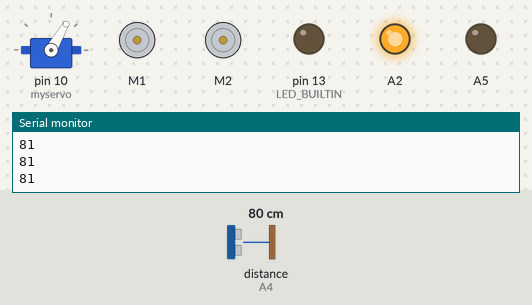
Simulated run of this sketch. Board: Arduino Uno, built with avr-gcc and run on an emulated ATmega328P. Parts: servo, 2 × DC motor (green arrow = forward, orange = backward, longer = faster), output pins drawn as LEDs (lit = HIGH), the last lines printed to the serial monitor. Inputs (shaded band) come from the test bench; at power-on: distance to the obstacle (sensor on A4) 80 cm. The echo pulse lasts 58.3 µs per cm.

Above: at 1.2 s.
1.3 s: distance to the obstacle (sensor on A4) set to 74 cm
2.8 s: distance to the obstacle (sensor on A4) set to 66 cm
At 4.0 s:
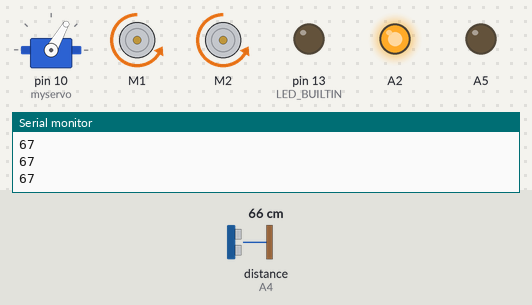
4.3 s: distance to the obstacle (sensor on A4) set to 11 cm
5.8 s: distance to the obstacle (sensor on A4) set to 8 cm
At 6.0 s:
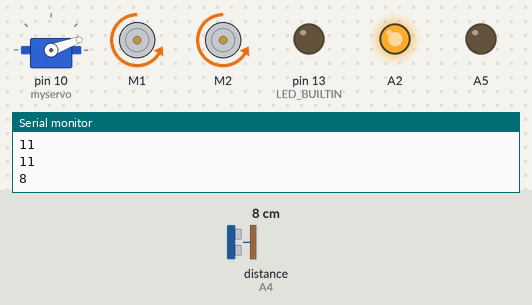
8.8 s: distance to the obstacle (sensor on A4) set to 18 cm
At 9.2 s:
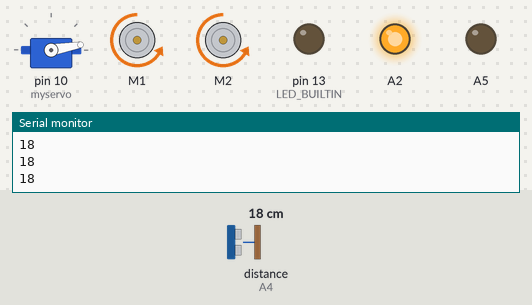
10.3 s: distance to the obstacle (sensor on A4) set to 250 cm
At 10.8 s:
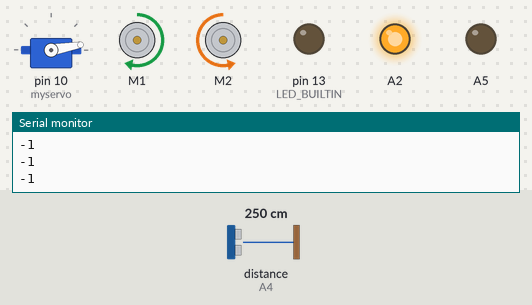
Timing chart, 0 to 13.8 s (numbered marks = the images above; inputs shaded):
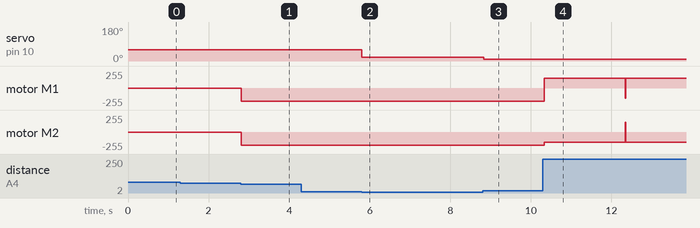

The sketch:

SumoRobotSketch.ino
```cpp
#include <AFMotor.h>
#include <NewPing.h> // Библиотека для работы с ультразвуковым датчиком
#include <Servo.h>
Servo myservo;

#define TRIG_PIN A3       // Пин TRIG ультразвукового датчика
#define ECHO_PIN A4       // Пин ECHO ультразвукового датчика
#define MAX_DISTANCE 200  // Максимальная дистанция, которую измеряет датчик

#define TARGET_DISTANCE 70   // Расстояние, при котором цель считается найденной
#define Servo_Distance 10
#define TURN_DURATION 2000   // Длительность поворота вправо в миллисекундах
#define SPEED_FORWARD 200    // Скорость движения вперед
#define SPEED_TURN 150       // Скорость при поворотах
#define DISTANCE_CHECK_RATE 50 // Частота проверки датчика (в миллисекундах)

AF_DCMotor motor1(1, MOTOR12_64KHZ); // Левый мотор
AF_DCMotor motor2(2, MOTOR12_64KHZ); // Правый мотор

NewPing sonar(TRIG_PIN, ECHO_PIN, MAX_DISTANCE);

unsigned long lastDistanceCheck = 0; // Время последней проверки расстояния
unsigned long lastTurnTime = 0;      // Время начала поворота
int currentState = 0;                // 0: остановка, 1: вращение вправо, 2: вращение влево, 3: движение вперед

void setup() {
  pinMode(LED_BUILTIN, OUTPUT);
  pinMode(A5, OUTPUT);
  pinMode(A2, OUTPUT);
  digitalWrite(A5, LOW);
  digitalWrite(A2, HIGH);
  Serial.begin(9600); // Для отладки
  myservo.attach(10);
  myservo.write(60);
}

void loop() {
  unsigned long currentMillis = millis();

  // Проверка расстояния каждые 50 мс
  if (currentMillis - lastDistanceCheck >= DISTANCE_CHECK_RATE) {
    lastDistanceCheck = currentMillis;
    int distance = measureDistance();
    Serial.println(distance);
    // Логика определения состояния на основе расстояния
    if (distance > 0 && distance < Servo_Distance) { // Цель найдена
      currentState = 4;
    }
    else if (distance > 0 && distance < TARGET_DISTANCE) { // Цель найдена
      currentState = 3;
    } else if (currentState == 3) { // Если цель потеряна
      currentState = 1;  // Начать вращение вправо
      lastTurnTime = currentMillis;
    }
  }

  // Выполнение действий в зависимости от текущего состояния
  switch (currentState) {
    case 0: // Остановиться
      stopMotors();
      break;

    case 1: // Вращение вправо
      turnRight();
      if (currentMillis - lastTurnTime >= TURN_DURATION) { // Переход на вращение влево
        currentState = 2;
      }
      break;

    case 2: // Вращение влево
      turnLeft();
      if (measureDistance() < TARGET_DISTANCE) { // Если цель найдена
        currentState = 3;
      }
      break;

    case 3: // Движение вперед
      moveForward();
      break;
    case 4:
      myservo.write(20);
      moveForward();
     delay(200);
      myservo.write(10);

  }

}

// Функция измерения дистанции
int measureDistance() {
  int distance = sonar.ping_cm();
  if (distance == 0 || distance > MAX_DISTANCE) {
    return -1; // Некорректные данные
  }
  return distance;
}

// Движение вперед
void moveForward() {
  motor1.setSpeed(SPEED_FORWARD);
  motor2.setSpeed(SPEED_FORWARD);
  motor1.run(BACKWARD);
  motor2.run(BACKWARD);
}

// Поворот на месте вправо
void turnRight() {
  motor1.setSpeed(SPEED_TURN);
  motor2.setSpeed(SPEED_TURN);
  motor1.run(FORWARD);
  motor2.run(BACKWARD);
}

// Поворот на месте влево
void turnLeft() {
  motor1.setSpeed(SPEED_TURN);
  motor2.setSpeed(SPEED_TURN);
  motor1.run(BACKWARD);
  motor2.run(FORWARD);
}

// Остановка моторов
void stopMotors() {
  motor1.run(RELEASE);
  motor2.run(RELEASE);
}
```

Measured:
- the behaviour switches between 69 and 68 cm on distance to the obstacle (sensor on A4) (found by bisection; images 0 and 1)
- the behaviour switches between 10 and 9 cm on distance to the obstacle (sensor on A4) (found by bisection; images 1 and 2)
- after the input at 2.8 s, motor M1, motor M2: stopped → backward 200/255 at once
- after the input at 5.8 s, servo on pin 10 (myservo): 60° → 20° at once
- after the input at 8.8 s, servo on pin 10 (myservo): 20° → 10° at once
- after the input at 10.3 s, motor M1: backward 200/255 → forward 150/255 at once; motor M2: backward 200/255 → backward 150/255 at once
